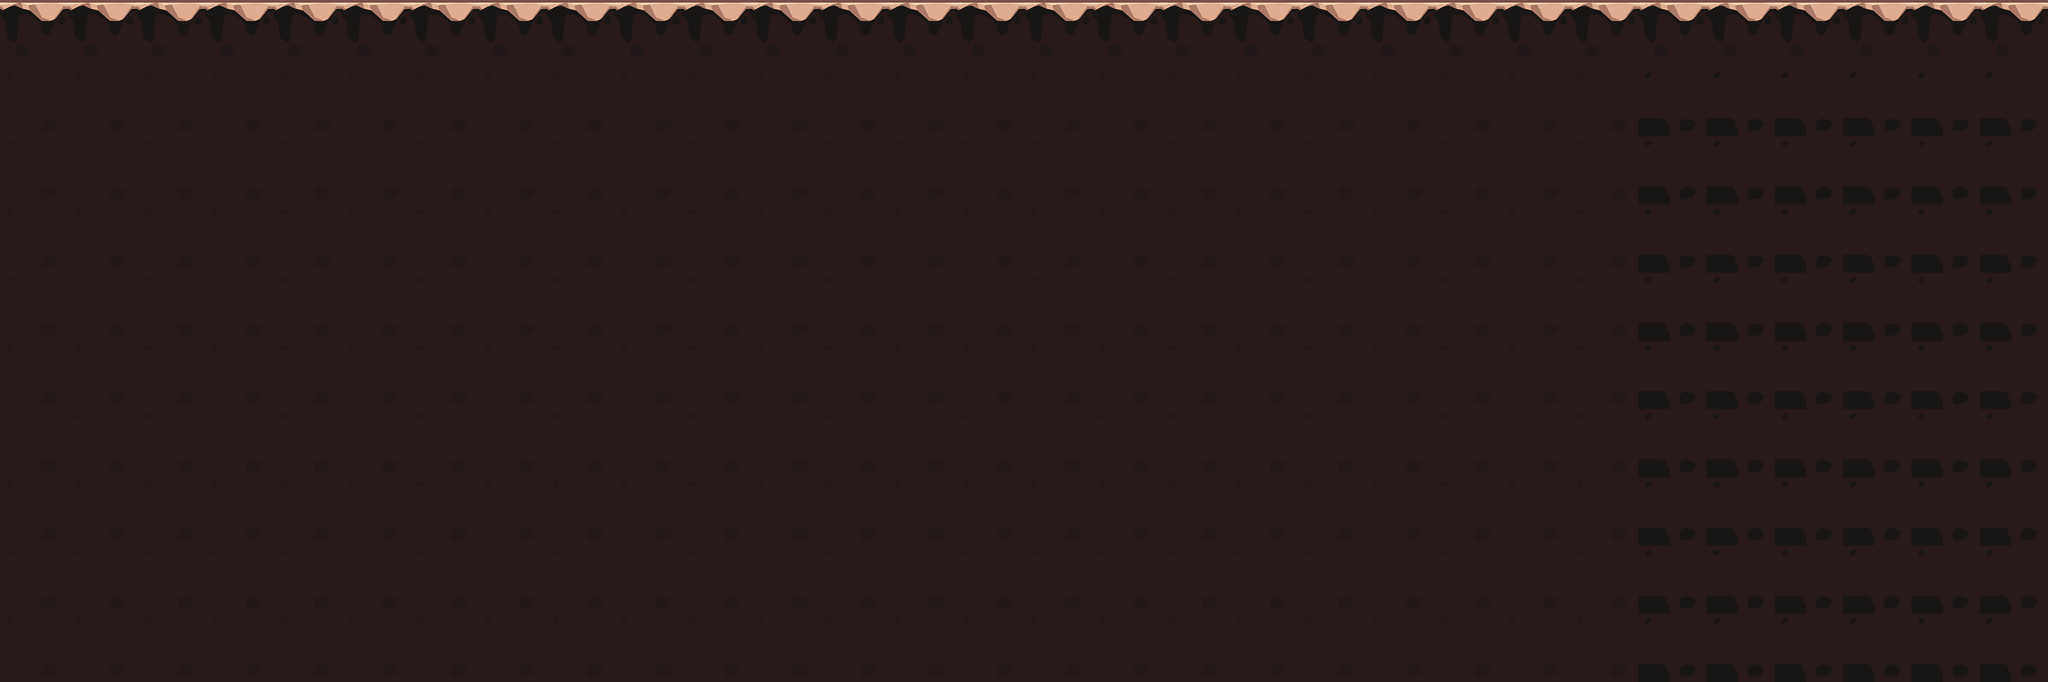

The image is a tile-based game level rendered from a .tmx file. Its description and complete source (layers, tilesets, objects, tile grids) follow:
An orthogonal 30x10 tile map with 128x128 px tiles, 1 tile layer (ground).

<map version="1.10" tiledversion="1.10.2" orientation="orthogonal" renderorder="right-down" width="30" height="10" tilewidth="128" tileheight="128" infinite="0" nextlayerid="5" nextobjectid="1">
 <tileset firstgid="1" name="tile undground" tilewidth="128" tileheight="128" tilecount="18" columns="0">
  <grid orientation="orthogonal" width="1" height="1" />
  <tile id="0">
   <image width="128" height="128" source="../tile/tile underground/tile-underground (1).png" />
  </tile>
  <tile id="1">
   <image width="128" height="128" source="../tile/tile underground/tile-underground (2).png" />
  </tile>
  <tile id="2">
   <image width="128" height="128" source="../tile/tile underground/tile-underground (3).png" />
  </tile>
  <tile id="3">
   <image width="128" height="128" source="../tile/tile underground/tile-underground (4).png" />
  </tile>
  <tile id="4">
   <image width="128" height="128" source="../tile/tile underground/tile-underground (5).png" />
  </tile>
  <tile id="5">
   <image width="128" height="128" source="../tile/tile underground/tile-underground (6).png" />
  </tile>
  <tile id="6">
   <image width="128" height="128" source="../tile/tile underground/tile-underground (7).png" />
  </tile>
  <tile id="7">
   <image width="128" height="128" source="../tile/tile underground/tile-underground (8).png" />
  </tile>
  <tile id="8">
   <image width="128" height="128" source="../tile/tile underground/tile-underground (9).png" />
  </tile>
  <tile id="9">
   <image width="128" height="128" source="../tile/tile underground/tile-underground (10).png" />
  </tile>
  <tile id="10">
   <image width="128" height="128" source="../tile/tile underground/tile-underground (11).png" />
  </tile>
  <tile id="11">
   <image width="128" height="128" source="../tile/tile underground/tile-underground (12).png" />
  </tile>
  <tile id="12">
   <image width="128" height="128" source="../tile/tile underground/tile-underground (13).png" />
  </tile>
  <tile id="13">
   <image width="128" height="128" source="../tile/tile underground/tile-underground (14).png" />
  </tile>
  <tile id="14">
   <image width="128" height="128" source="../tile/tile underground/tile-underground (15).png" />
  </tile>
  <tile id="15">
   <image width="128" height="128" source="../tile/tile underground/tile-underground (16).png" />
  </tile>
  <tile id="16">
   <image width="128" height="128" source="../tile/tile underground/tile-underground (17).png" />
  </tile>
  <tile id="17">
   <image width="128" height="128" source="../tile/tile underground/tile-underground (18).png" />
  </tile>
 </tileset>
 <layer id="4" name="ground" width="30" height="10">
  <data encoding="csv">
2,2,2,2,2,2,2,2,2,2,2,2,2,2,2,2,2,2,2,2,2,2,2,2,2,2,2,2,2,2,
5,5,5,5,5,5,5,5,5,5,5,5,5,5,5,5,5,5,5,5,5,5,5,5,15,15,15,15,15,15,
5,5,5,5,5,5,5,5,5,5,5,5,5,5,5,5,5,5,5,5,5,5,5,5,15,15,15,15,15,15,
5,5,5,5,5,5,5,5,5,5,5,5,5,5,5,5,5,5,5,5,5,5,5,5,15,15,15,15,15,15,
5,5,5,5,5,5,5,5,5,5,5,5,5,5,5,5,5,5,5,5,5,5,5,5,15,15,15,15,15,15,
5,5,5,5,5,5,5,5,5,5,5,5,5,5,5,5,5,5,5,5,5,5,5,5,15,15,15,15,15,15,
5,5,5,5,5,5,5,5,5,5,5,5,5,5,5,5,5,5,5,5,5,5,5,5,15,15,15,15,15,15,
5,5,5,5,5,5,5,5,5,5,5,5,5,5,5,5,5,5,5,5,5,5,5,5,15,15,15,15,15,15,
5,5,5,5,5,5,5,5,5,5,5,5,5,5,5,5,5,5,5,5,5,5,5,5,15,15,15,15,15,15,
5,5,5,5,5,5,5,5,5,5,5,5,5,5,5,5,5,5,5,5,5,5,5,5,15,15,15,15,15,15
</data>
 </layer>
</map>
